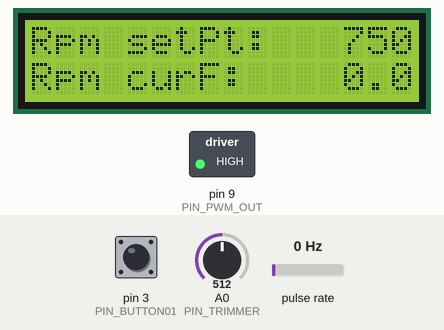
This sketch was run on a simulated Arduino Uno, built with avr-gcc and run on an emulated ATmega328P. Shown: 16×2 character LCD, switched loads named in the sketch (green lamp = pin HIGH). Wiring (inferred from the names in the program): pulse sensor: data pin 2. Inputs (shaded band) come from the test bench; at power-on: pin 3 (PIN_BUTTON01) HIGH, pulse rate 0 Hz, A0 (PIN_TRIMMER) = 512. Pins used as bus, display or sensor lines are not drawn; what the sketch prints to the serial monitor is not drawn.

Above: at 1.2 s.
1.3 s: pin 3 (PIN_BUTTON01) pulled LOW for 0.15 s
At 2.7 s:
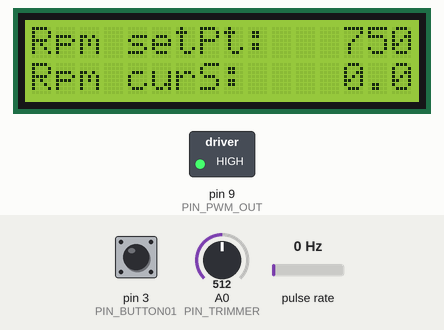
3.6 s: pulse rate (sensor on pin 2) set to 196 Hz
At 4.7 s:
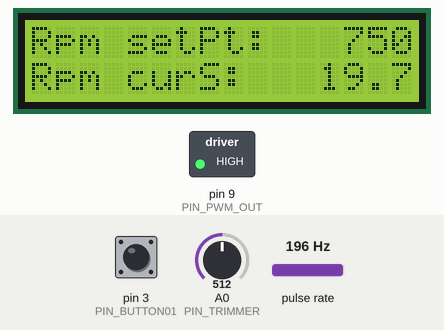
6.6 s: A0 (PIN_TRIMMER) set to 190
At 8.07 s:
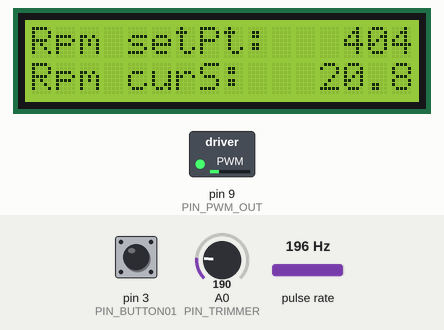
8.5 s: pin 3 (PIN_BUTTON01) pulled LOW for 1 s
At 11.4 s:
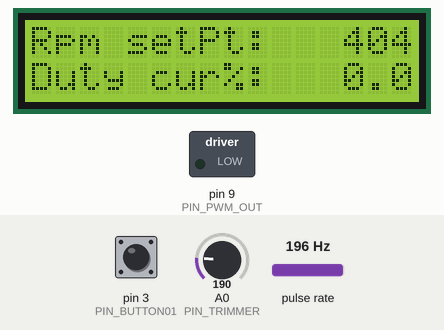
11.7 s: pin 3 (PIN_BUTTON01) pulled LOW for 0.15 s
At 13.5 s:
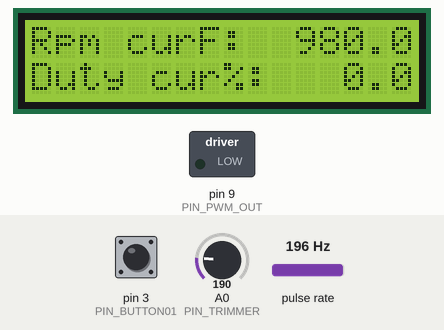
14.8 s: pulse rate (sensor on pin 2) set to 71 Hz
At 15.24 s:
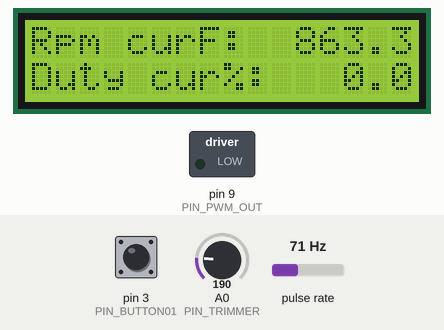
16.8 s: pulse rate (sensor on pin 2) set to 66 Hz
Timing chart, 0 to 20.6 s (numbered marks = the images above; inputs shaded):
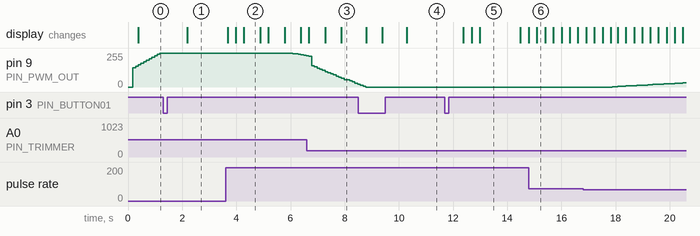

Measured:
- after the input at 1.3 s, the display: changes after 0.88 s (image 1)
- after the input at 3.6 s, pin 9 (PIN_PWM_OUT): moves from 255/255 to 234/255 over 0.50 s, starting after 2.5 s; the display: first changes after 0.08 s (image 2 shows a later state)
- after the input at 6.6 s, the display: changes after 0.08 s (image 3)
- after the input at 8.5 s, the display: first differs from a run without the input after 1.8 s (image 4)
- after the input at 11.7 s, the display: first changes after 0.68 s (image 5 shows a later state)
- after the input at 14.8 s, the display: changes after 0.30 s (image 6)
- what the display in image 2 shows lasts 0.6 s, from 4.3 s to 4.9 s

The sketch:

controllo_PID.ino
```cpp
// Author: G.Topan
// Note:

#include <PID_v1_bc.h>
#include "Encoder.h"
#include "ReadInputs.h"
#include "CShowData2Lcd.h"
#include "AppCommon.h"

// CONDITIONAL COMPILING:
#define EN_PIDCTRL 1

// CONSTANTS:
#define FSM_MAX_STEPS   4
#define PID_MAX_PWMVAL  255
#define PID_MIN_PWMVAL  -50

// GLOBAL VARS:
uint32_t tNext_ms = 0;
uint32_t tCurr_ms = 0;

// PID parameters
double Kp = 0.10f;      // 0.25
double Ki = 0.15f;      // 0.2f
double Kd = 0.0f;
#if EN_PIDCTRL
double FF = 0.08f;      // 0.08f
#else
double FF = 0.18f;      // OK WHEN pid is disabled
#endif

// PID variables
double Setpoint;
double Input;
double Output;
int OutputFF;

CShowData2Lcd oLcdShow;
PID oPID(&Input, &Output, &Setpoint, Kp, Ki, Kd, DIRECT);

void setup()
{
  Serial.begin(115200);

  // init Hw
  Encoder_Init();
  RdInputs_Init(0);
  // read inputs value
  RdInputs_Update();
  // init LCD class
  oLcdShow.setup();

  // init onboard LED output
  pinMode(LED_BUILTIN, OUTPUT);

  //set PID controller
  oPID.SetOutputLimits(PID_MIN_PWMVAL, PID_MAX_PWMVAL);
  oPID.SetSampleTime(CYCLE_TIME_MS);
  //oPID.SetTunings(Kp, Ki, Kd);
  oPID.SetMode(AUTOMATIC);

  // init cycle time variables
  tCurr_ms = millis();
  tNext_ms = tCurr_ms + CYCLE_TIME_MS;

  // start PWM output off
  analogWrite(PIN_PWM_OUT, 0);
  Serial.println("PWM Motor control started.");
}

void loop()
{
  static uint32_t loopCount = 0;

  tCurr_ms= millis();

  if (tCurr_ms >= tNext_ms)
  {
    // cycle @ CYCLE_TIME_MS
    loopCount++;

    task_100ms();

    // refresh LCD content
    if (loopCount % NUM_LOOP_LCD == 0)
    {
      float pwmDuty = (float)(OutputFF * 100.0 / 255);

      oLcdShow.setRpmSetpoint( RdInputs_SpeedSetPoint() );
      oLcdShow.setCurrPwmDuty( pwmDuty );
      oLcdShow.setCurrSpeedFast( Encoder_GetRpmFilt() );
      oLcdShow.setCurrSpeedSlow( Encoder_GetRpmSlow() );

      //oLcdShow.refresh(true);
      oLcdShow.refresh();
    }

    if (loopCount % NUM_LOOP_1S == 0)
    {
      task_1000ms();
    }

    // do LED blinking
    if (loopCount % NUM_LOOP_LED == 0)
    {
      doLedBlink();
    }

    // set next cycle time
    while ( tCurr_ms >= tNext_ms ) {
      tNext_ms += CYCLE_TIME_MS;
      tCurr_ms = millis();
    }
  }
}

// task @ 100 ms
void task_100ms()
{
  uint32_t rpmVal;
  int pwmOut;

  // update encoder counter
  Encoder_GetCount();
  rpmVal = Encoder_GetRpm();

  // PID control
  Setpoint = RdInputs_SpeedSetPoint();
  Input = Encoder_GetRpmFilt();
  oPID.Compute();

#if EN_PIDCTRL
  // output PID with feed-forward
  OutputFF = (int)(Output + (FF * Setpoint));
  if ( OutputFF > 255 ) {
    OutputFF = 255;
  }
  if ( OutputFF < 0 ) {
    OutputFF = 0;
  }
  pwmOut = OutputFF;
#else
  OutputFF = (int)(FF * RdInputs_SpeedSetPoint());
#endif
  pwmOut = OutputFF;

  // command motor speed
  analogWrite(PIN_PWM_OUT, pwmOut);

  // get new setpoint value and push button status
  RdInputs_Update();
}

// task @ 1000 ms
void task_1000ms()
{
  int stepNum;
  stepNum = LCDUpdateSelData();

// debug messages
#if 0
  stepNum++;
  Serial.print("FSM step ");
  Serial.print(RdInputs_GetBtnStatus(), DEC);
  Serial.print("  ");
  Serial.println(stepNum, DEC);
#endif

// debug messages
#if 0
  Serial.print("PID param ");
  Serial.print(Setpoint, 2);
  Serial.print("  ");
  Serial.print(Input, 2);
  Serial.print("  ");
  Serial.println((int)Output, DEC);
#endif
}

/**
 * update LCD selected data
 * @return: current step 0 .. 4
*/
int LCDUpdateSelData()
{
  int fsmStep = (RdInputs_GetBtnPushCount() % FSM_MAX_STEPS);

  switch ( fsmStep ) {
    default:
    case 0:
      oLcdShow.selectData(SELDATA_SETP_RPMFCURR);
      break;

    case 1:
      oLcdShow.selectData(SELDATA_SETP_RPMSCURR);
      break;

    case 2:
      oLcdShow.selectData(SELDATA_SETP_PWMDUTY);
      break;

    case 3:
      oLcdShow.selectData(SELDATA_RPMF_PWMDUTY);
      break;
  }

  return fsmStep;
}

void doLedBlink()
{
  static bool led_status = HIGH;

  if (led_status == LOW)
  {
    led_status = HIGH;
  } else
  {
    led_status = LOW;
  }
  digitalWrite(LED_BUILTIN, led_status);
}
```

AppCommon.h
```cpp
// Author: G.Topan
// Note:

// CONSTANTS:

// pin list
#define PIN_ENCODER   2

#define PIN_BUTTON01  3

#define PIN_PWM_OUT   9
#define PIN_TRIMMER   0
#define PIN_LCD_RS    4
#define PIN_LCD_ENAB  6
#define PIN_LCD_D4    10
#define PIN_LCD_D5    11
#define PIN_LCD_D6    12
#define PIN_LCD_D7    13

// timeout and cycle count
#define TIME_SECOND_MS  1000  // milliseconds in a second
#define CYCLE_TIME_MS   100   // main control loop time
#define NUM_LOOP_1S     (TIME_SECOND_MS/CYCLE_TIME_MS)
#define LED_BLINK_MS    300   // onboard LED Blinking time (semiperiod)
#define NUM_LOOP_LED    (LED_BLINK_MS/CYCLE_TIME_MS)
#define LCD_REFRESH_MS  300   // LCD update time
#define NUM_LOOP_LCD    (LCD_REFRESH_MS/CYCLE_TIME_MS)
```

Encoder.cpp
```cpp
// Author: G.Topan
// Note:

#include "Arduino.h"
#include "MathUtils.h"
#include "AppCommon.h"
#include "Encoder.h"

// CONSTANTS:
// PWM motor constants
#define MOTOR_ENC_PPR       12      // Encoder pulse per revolution
#define MOTOR_GEAR_RATIO    48      // motor fast shaft to slow shaft reduction
// local control constants
#define DEBOUNCE_TIME_US    500     // software debouncing min time, 500 µs debounce
#define FREQ_MS_TO_RPM      60000   // converts [1/milliseconds] = Hz*1000 to rpm

#define SPEED_MAVG_SAMPLE   15

// LOCAL VARS:
static bool initDone = false;        // make Encoder_init only one time
static uint32_t timeLast_ms = 0;      // time of last Encoder_GetCount() call
static float speed_rpm = 0;           // [rpm] last computed speed
static volatile uint32_t pulse_count = 0;   // shared puls counter

// mooving average filter
static SFilter30Float sSpeedFilt;

// LOCAL FUNC:
void isr_pulse_count ();

// GLOBAL FUNCS:
void Encoder_Init ( void )
{
  if ( !initDone ) {
    initDone = true;
    // Input PIN of encoder signal
    pinMode(PIN_ENCODER, INPUT_PULLUP);
    // save actual time
    timeLast_ms = millis();
    attachInterrupt(digitalPinToInterrupt(PIN_ENCODER), isr_pulse_count, FALLING);

    // init mooving avg filter
    Filter30Float_init( &sSpeedFilt );
  }
}

uint32_t Encoder_GetCount ( void )
{
  uint32_t num_pulse;
  uint32_t timeNow_ms, timeWindow_ms;

  // disable interrupts
  // get actual encoder counter
  // and clear old counter
  cli();
  num_pulse = pulse_count;
  pulse_count = 0;
  sei();
  timeNow_ms = millis();
  timeWindow_ms = (timeNow_ms - timeLast_ms);
  timeLast_ms = timeNow_ms;

  // convert counter to rpm speed if called @ 10Hz = 100ms
  //speed_rpm = ((num_pulse * FREQ_MS_TO_RPM)/(MOTOR_ENC_PPR*100));
  // more accurate speed value, take in accout true time window
  speed_rpm = ((num_pulse * FREQ_MS_TO_RPM)/(MOTOR_ENC_PPR*timeWindow_ms));

  Filter30Float_update( speed_rpm, &sSpeedFilt, SPEED_MAVG_SAMPLE );
  return num_pulse;
}

float Encoder_GetRpm ( void )
{
  return speed_rpm;
}

float Encoder_GetRpmFilt ( void )
{
  return sSpeedFilt.neamValue;
}

float Encoder_GetRpmSlow ( void )
{
  return (speed_rpm / MOTOR_GEAR_RATIO);
}

void isr_pulse_count ()
{
    // software debouncing, count microseconds since last interrupt
    static volatile unsigned long lastMicros = 0;

    // debouncing
    unsigned long now = micros();
    if (now - lastMicros > DEBOUNCE_TIME_US) {
        pulse_count++;
        lastMicros = now;
    }
}
```

Encoder.h
```cpp
// Author: G.Topan
// Note:

#include  "stdint.h"

// CONSTANTS:

// PWM motor limits
#define MOTOR_RPM_FAST_MAX  1300
#define MOTOR_RPM_FAST_MIN  200

/**
 * initilize encoder speed read
 * @return: none
*/
void Encoder_Init ();

/**
 * get actual encoder counter
 * @return: actual encoder counter and clear it
*/
uint32_t Encoder_GetCount ();

/**
 * get actual rpm speed on fast shaft
 * @return: actual fast shaft speed in rpm
*/
float Encoder_GetRpm ();

/**
 * get actual rpm speed on fast shaft filtered
 * @return: actual fast shaft speed in rpm
*/
float Encoder_GetRpmFilt ();

/**
 * get actual rpm speed on slow shaft
 * @return: actual slow shaft speed in rpm
*/
float Encoder_GetRpmSlow ();
```

MathUtils.cpp
```cpp
// Author: G.Topan
// Note:

#include "Arduino.h"
#include "MathUtils.h"

/******************************************************************************
 * moving average filter for integer
******************************************************************************/

void Filter30Int_init ( SFilter30Int *b )
{
    b->nelem = b->cnt = 0;
    memset(b, 0, sizeof (b->buf));
}

int Filter30Int_update ( int value, SFilter30Int *b, int nFill )
{
    long sum = 0;

    if (nFill > FILTER30_SIZE)
        nFill = (FILTER30_SIZE - 1);
    if (nFill < 1)
        nFill = 1;

    b->buf[b->cnt] = value;
    b->cnt = ( (b->cnt + 1) % nFill);
    if (b->nelem < nFill) {
        b->nelem++;
    } else {
        b->nelem = nFill;
    }
    for (int i = 0; i < b->nelem; i++) {
        sum += b->buf[i];
    }
    b->neamValue = (int) (sum / b->nelem);
    return (b->neamValue);
}

/******************************************************************************
 * moving average filter for float
******************************************************************************/

void Filter30Float_init ( SFilter30Float* b )
{
    b->nelem = b->cnt = 0;
    memset(b, 0, sizeof (b->buf));
}

int Filter30Float_update ( float value, SFilter30Float* b, int nFill )
{
    double sum = 0;

    if (nFill > FILTER30_SIZE)
        nFill = (FILTER30_SIZE - 1);
    if (nFill < 1)
        nFill = 1;

    b->buf[b->cnt] = value;
    b->cnt = ( (b->cnt + 1) % nFill);
    if (b->nelem < nFill) {
        b->nelem++;
    } else {
        b->nelem = nFill;
    }
    for (int i = 0; i < b->nelem; i++) {
        sum += b->buf[i];
    }
    b->neamValue = (float) (sum / b->nelem);
    return (b->neamValue);
}

/******************************************************************************
 * IIR filter for float variable
******************************************************************************/

void iirFilt_setup ( iirFilt_t* f, unsigned int fConst, int startValue )
{
    f->_count = fConst;
    f->_lastOut = startValue;
    f->_accum = startValue;
}

void iirFilt_start ( iirFilt_t* f, int startValue )
{
    f->_lastOut = startValue;
    f->_accum = startValue;
}

int iirFilt_filt ( iirFilt_t* f, int newVal )
{
    float x = newVal;
    x += f->_accum * (f->_count - 1);
    f->_accum = x / f->_count;
    f->_lastOut = (int) (roundf(f->_accum));
    return f->_lastOut;
}

int iirFilt_get ( iirFilt_t* f )
{
    return f->_lastOut;
}
```

MathUtils.h
```cpp
// Author: G.Topan
// Note:

#include "stdint.h"

// used by Filter30() APIs
#define FILTER30_SIZE   30
typedef struct _type_mavg_int {
    int cnt;                // current buffer index
    int nelem;              // number of elements stored
    int buf[FILTER30_SIZE]; // buffer to store elements
    int neamValue;          // computed mean value
} SFilter30Int;

typedef struct _type_mavg_float {
    int cnt;                // current buffer index
    int nelem;              // number of elements stored
    float buf[FILTER30_SIZE];   // buffer to store elements
    float neamValue;        // computed mean value
} SFilter30Float;

/**
 * This struct contains the information to manage an IIR filter.
 * Do not access fields directly, use the API instead.
 */
typedef struct iirFilt_tag {
   int _lastOut;
   float _accum;
   unsigned int _count;
}iirFilt_t;

/**
 * Moving average filter for integer variable, limited to max 30 value
 * The filter works if it is called every 10ms or 100ms
*/

/**
 * Initialize struct for Moving average filter
 * @param b         [out] pointer to the buffer data structure
 */
void Filter30Int_init ( SFilter30Int* b );

/**
 * update for Moving average filter
 * The filter works if it is called every 10ms or 100ms
 *
 * @param value     [in] value to filter or mediate
 * @param *b        [out] pointer to the buffer data structure
 * @param nFil      [in] number element to use for mean
 * @return computed mean value
 */
int Filter30Int_update ( int value, SFilter30Int* b, int nFil );

/**
 * Moving average filter for float variable, limited to max 30 value
 * The filter works if it is called every 10ms or 100ms
*/

/**
 * Initialize struct for Moving average filter
 * @param b         [out] pointer to the buffer data structure
 */
void Filter30Float_init ( SFilter30Float* b );

/**
 * update for Moving average filter
 * The filter works if it is called every 10ms or 100ms
 *
 * @param value     [in] value to filter or mediate
 * @param *b        [out] pointer to the buffer data structure
 * @param nFil      [in] number element to use for mean
 * @return computed mean value
 */
int Filter30Float_update ( float value, SFilter30Float* b, int nFil );

/**
 * IIR filter for float variable
 * The filter works if it is called every 10ms or 100ms
*/

/**
 * Setup the filter with @p C as constant for calculations and @p startValue as
 * first output value.
 * @param filt   [in] filter struct pointer
 * @param fConst [in] filtering constant
 * @param startValue [in] first filter output
 * @return none
 */
 void iirFilt_setup(iirFilt_t* filt, unsigned int fConst, int startValue);

/**
 * Start filter output to a new value. To be used when starting to filter
 * from a specific value.
 * @param filt  [in] filter struct pointer
 * @param startValue [in] filter output
 * @return none
 */
 void iirFilt_start(iirFilt_t* filt, int startValue);

/**
 * Calculates the new filtered value based on new input value
 * @param filt [in] filter struct pointer
 * @param newVal [in] input value to be filtered
 * @return the filtered value
 */
int iirFilt_filt(iirFilt_t* filt, int newVal);

/**
 * Get the (last) output of the filter.
 * @param filt [in] filter struct pointer
 * @return output of the filter
 */
int iirFilt_get(iirFilt_t* filt);
```

ReadInputs.cpp
```cpp
// Author: G.Topan
// Note:

#include "Arduino.h"
#include "Encoder.h"
#include "ReadInputs.h"
#include "AppCommon.h"

// CONSTANTS:
#define MAX_PWMSET      255
#define MAX_ADC_VALUE   1023
#define ADC_TO_PWMSET   4

// LOCAL VARS:
static bool initDone = false;         // make init() only one time
static uint32_t trimmerADValue;       // current A/D convertsion of the trimmer 0..1023
static uint32_t pwmSetPoint;
static uint32_t rpmSetPoint;
// push button variables
static int btn01Value = 1;
static int btn01Value_sv = 1;
static int btn01Count = 0;

bool RdInputs_Init ( uint32_t initVal )
{
  if ( !initDone )
  {
    initDone = true;
    // Analog Input PIN_TRIMMER
    // nothing to do to initialize an analog input

    // Button 01, inout pull-up
    pinMode(PIN_BUTTON01, INPUT);
    digitalWrite(PIN_BUTTON01, HIGH);
  }

  if ( initVal > MAX_PWMSET ) {
    initVal = MAX_PWMSET;
  }
  pwmSetPoint = initVal;
  trimmerADValue = initVal * ADC_TO_PWMSET;
  return true;
}

bool RdInputs_Update ( void )
{
  // read Trimmer A/D imput
  trimmerADValue = analogRead(PIN_TRIMMER);
  pwmSetPoint = trimmerADValue/ADC_TO_PWMSET;
  // convert to an rpm value
  rpmSetPoint = map( trimmerADValue, 0, MAX_ADC_VALUE, MOTOR_RPM_FAST_MIN, MOTOR_RPM_FAST_MAX );

  // update Push Button status and counter
  btn01Value = digitalRead(PIN_BUTTON01);
  if ( btn01Value == 0 ) {
    btn01Value_sv = btn01Value;
  } else if ( btn01Value_sv == 0 ) {
    btn01Value_sv = 1;
    btn01Count++;
  }
  return true;
}

uint32_t RdInputs_pwmSetPoint ( void )
{
  return pwmSetPoint;
}

uint32_t RdInputs_SpeedSetPoint ( void )
{
  return rpmSetPoint;
}

float RdInputs_GetDuty ( void )
{
  float retVal;
  retVal = (pwmSetPoint * 100.0) / MAX_PWMSET;
  return retVal;
}

int RdInputs_GetBtnStatus ()
{
  return btn01Value;
}

int RdInputs_GetBtnPushCount ()
{
  return btn01Count;
}

void RdInputs_CltBtnPushCount ()
{
  btn01Count = 0;
}
```

ReadInputs.h
```cpp
// Author: G.Topan
// Note:

#include  "stdint.h"

/**
 * initilize the setpoint read using an analog trimmer
 * initVal [in] pwm setpoint init value range 0..255
 * @return: none
*/
bool RdInputs_Init ( uint32_t initVal );

/**
 * read analog data and converts it to a pwm value
 * to be called periodically at cycle time
 * @return: none
*/
bool RdInputs_Update ();

/**
 * get actual requested PWM setpoint
 * @return: actual PWM setpoint in range 0..255
*/
uint32_t RdInputs_pwmSetPoint ();

/**
 * get actual requested setpoint
 * @return: actual rpm setpoint in range 0..1200
*/
uint32_t RdInputs_SpeedSetPoint ();

/**
 * get actual requested duty cycle
 * @return: actual setpoint duty cycle
*/
float RdInputs_GetDuty ();

/**
 * get push Button status
 * to be called periodically as fast as possible
 * @return: push button status
*/
int RdInputs_GetBtnStatus ();

/**
 * returns a counter of the number of time the push Button
 * has been pressed and released
 * @return: push button press counter
*/
int RdInputs_GetBtnPushCount ();

/**
 ] clear the counter of the number of time the push Button
 * has been pressed and released
 * @return: none
*/
void RdInputs_CltBtnPushCount ();
```

CMyLCD16x2.h
```cpp
// Author: G.Topan
// Note:

#ifndef CMYLCD16X2_H
#define CMYLCD16X2_H

#include "stdint.h"
#include <LiquidCrystal.h>

class CMyLCD16x2 : public LiquidCrystal
{
protected:
    // LCD size
    static const uint8_t LCD_NUM_ROWS = 2;
    static const uint8_t LCD_NUM_COLS = 16;

public:
    CMyLCD16x2();
    virtual ~CMyLCD16x2 ();

    /**
     * initilize LCD display and clear it
     * @return none
    */
    bool setup ();

    /**
     * print starting from given cursor position
     *  @param row [in]
     *  @param col [in]
     *  @param text [in]
     *  @return none
    */
    bool printAt ( uint8_t row, uint8_t col, const char* text );

    void clear ();

    /**
     * update display output only of updated characters
     * @param refreshAll [in] force a full refresh
     * @return none
    */
    bool refresh ( bool refreshAll );

private:
    bool _initDone;
    uint8_t _cols;
    uint8_t _rows;
    // LCD buffers
    char * _lcdBuf;
    char * _shadowBuf;
};

#endif // CMYLCD16X2_H
```

Source omitted: CMyLCD16x2.cpp (2235 bytes), CShowData2Lcd.cpp (5334 bytes), CShowData2Lcd.h (2307 bytes)
